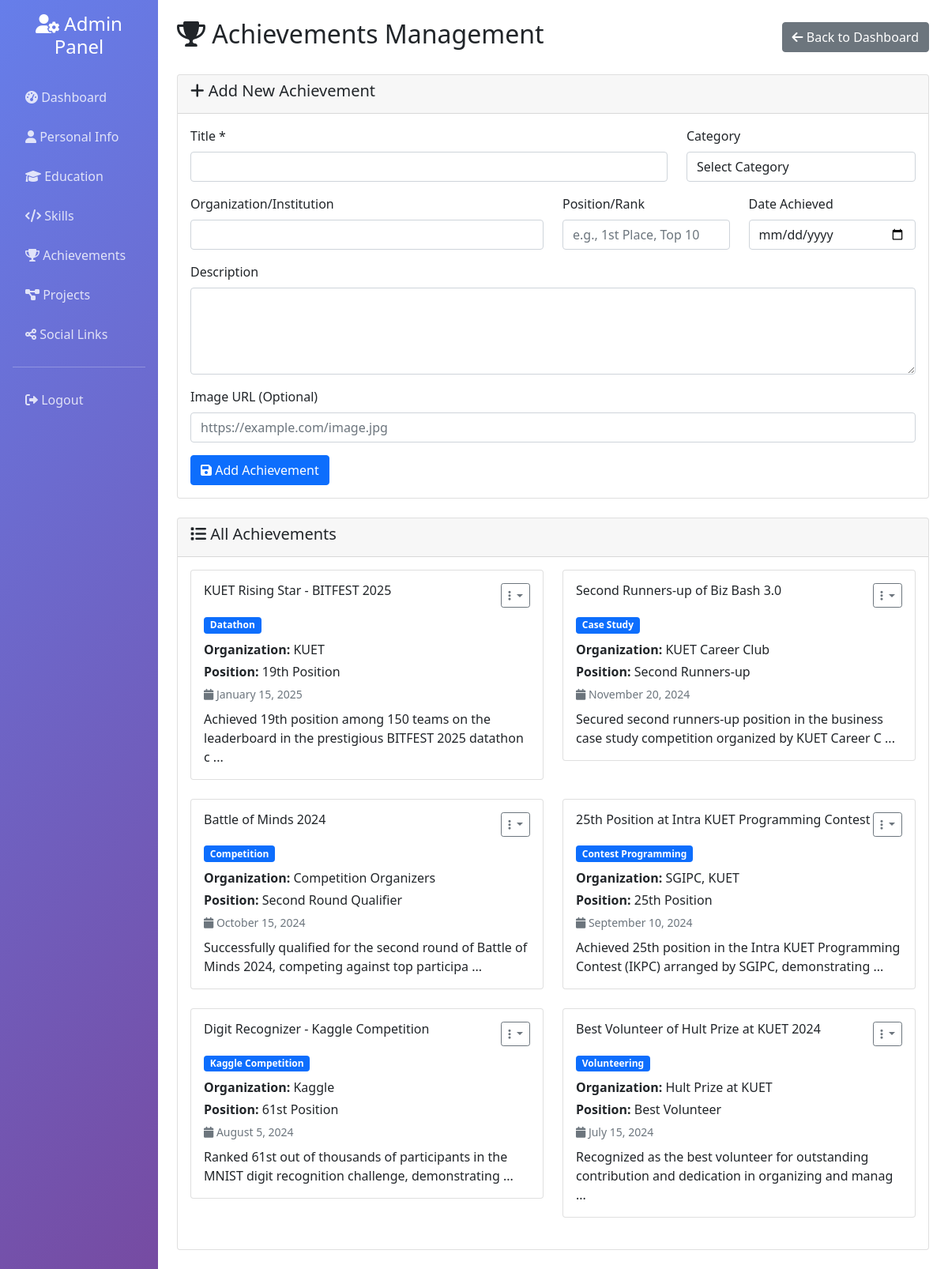
Page /admin/achievements.php (signed in) on the committed database.
### tables this page shows
CREATE TABLE `achievements` (
    `id` int(11) NOT NULL AUTO_INCREMENT,
    `title` varchar(200) NOT NULL,
    `category` varchar(100) DEFAULT NULL,
    `description` text DEFAULT NULL,
    `date_achieved` date DEFAULT NULL,
    `position` varchar(100) DEFAULT NULL,
    `organization` varchar(200) DEFAULT NULL,
    `image` varchar(255) DEFAULT NULL,
    `certificate_url` varchar(255) DEFAULT NULL,
    `featured` tinyint(1) DEFAULT 0,
    `created_at` timestamp NOT NULL DEFAULT CURRENT_TIMESTAMP,
    PRIMARY KEY (`id`)
);

### admin/achievements.php (the view, shortened to what this page needs)
<?php
$database = new Database();
$conn = $database->getConnection();
$stmt = $conn->prepare("SELECT * FROM achievements ORDER BY date_achieved DESC");
$stmt->execute();
$achievements = $stmt->fetchAll(PDO::FETCH_ASSOC);
$edit_record = null;
?>
<!DOCTYPE html>
<html lang="en">
<head>
    <link href="https://cdn.jsdelivr.net/npm/bootstrap@5.1.3/dist/css/bootstrap.min.css" rel="stylesheet">
    <link href="https://cdnjs.cloudflare.com/ajax/libs/font-awesome/6.0.0/css/all.min.css" rel="stylesheet">
</head>
<body>
    <div class="container-fluid">
        <div class="row">
            <div class="col-md-2 sidebar p-3">
                <div class="text-center text-white mb-4">
                    <h4><i class="fas fa-user-cog"></i> Admin Panel</h4>
                </div>
                <nav class="nav flex-column">
                    <a class="nav-link" href="dashboard.php">
                        <i class="fas fa-tachometer-alt"></i> Dashboard
                    </a>
                    <a class="nav-link" href="personal_info.php">
                        <i class="fas fa-user"></i> Personal Info
                    </a>
                    <a class="nav-link" href="education.php">
                        <i class="fas fa-graduation-cap"></i> Education
                    </a>
                    <a class="nav-link" href="skills.php">
                        <i class="fas fa-code"></i> Skills
                    </a>
                    <a class="nav-link active" href="achievements.php">
                        <i class="fas fa-trophy"></i> Achievements
                    </a>
                    <a class="nav-link" href="projects.php">
                        <i class="fas fa-project-diagram"></i> Projects
                    </a>
                    <a class="nav-link" href="social_links.php">
                        <i class="fas fa-share-alt"></i> Social Links
                    </a>
                    <hr class="text-white">
                    <a class="nav-link" href="logout.php">
                        <i class="fas fa-sign-out-alt"></i> Logout
                    </a>
                </nav>
            </div>
            <div class="col-md-10 p-4">
                <div class="d-flex justify-content-between align-items-center mb-4">
                    <h2><i class="fas fa-trophy"></i> Achievements Management</h2>
                    <a href="dashboard.php" class="btn btn-secondary">
                        <i class="fas fa-arrow-left"></i> Back to Dashboard
                    </a>
                </div>
                <div class="card mb-4">
                    <div class="card-header">
                        <h5>
                            <i class="fas fa-plus"></i>
                            <?php echo $edit_record ? 'Edit Achievement' : 'Add New Achievement'; ?>
                        </h5>
                    </div>
                    <div class="card-body">
                        <form method="POST">
                            <div class="row">
                                <div class="col-md-8 mb-3">
                                    <label for="title" class="form-label">Title *</label>
                                    <input type="text" class="form-control" id="title" name="title"
                                        value="<?php echo $edit_record ? $edit_record['title'] : ''; ?>" required>
                                </div>
                                <div class="col-md-4 mb-3">
                                    <label for="category" class="form-label">Category</label>
                                    <select class="form-control" id="category" name="category">
                                        <option value="">Select Category</option>
                                    </select>
                                </div>
                            </div>
                            <div class="row">
                                <div class="col-md-6 mb-3">
                                    <label for="organization" class="form-label">Organization/Institution</label>
                                    <input type="text" class="form-control" id="organization" name="organization"
                                        value="<?php echo $edit_record ? $edit_record['organization'] : ''; ?>">
                                </div>
                                <div class="col-md-3 mb-3">
                                    <label for="position" class="form-label">Position/Rank</label>
                                    <input type="text" class="form-control" id="position" name="position"
                                        value="<?php echo $edit_record ? $edit_record['position'] : ''; ?>"
                                        placeholder="e.g., 1st Place, Top 10">
                                </div>
                                <div class="col-md-3 mb-3">
                                    <label for="date_achieved" class="form-label">Date Achieved</label>
                                    <input type="date" class="form-control" id="date_achieved" name="date_achieved"
                                        value="<?php echo $edit_record ? $edit_record['date_achieved'] : ''; ?>">
                                </div>
                            </div>
                            <div class="mb-3">
                                <label for="description" class="form-label">Description</label>
                                <textarea class="form-control" id="description" name="description" rows="4"><?php echo $edit_record ? $edit_record['description'] : ''; ?></textarea>
                            </div>
                            <div class="mb-3">
                                <label for="image" class="form-label">Image URL (Optional)</label>
                                <input type="url" class="form-control" id="image" name="image"
                                    value="<?php echo $edit_record ? $edit_record['image'] : ''; ?>"
                                    placeholder="https://example.com/image.jpg">
                            </div>
                            <div class="d-flex gap-2">
                                <button type="submit" class="btn btn-primary">
                                    <i class="fas fa-save"></i>
                                    <?php echo $edit_record ? 'Update' : 'Add'; ?> Achievement
                                </button>
                            </div>
                        </form>
                    </div>
                </div>
                <div class="card">
                    <div class="card-header">
                        <h5><i class="fas fa-list"></i> All Achievements</h5>
                    </div>
                    <div class="card-body">
                        <?php if (empty($achievements)): ?>
                            <div class="text-center text-muted py-4">
                                <i class="fas fa-trophy fa-3x mb-3"></i>
                                <p>No achievements found. Add your first achievement above.</p>
                            </div>
                        <?php else: ?>
                            <div class="row">
                                <?php foreach ($achievements as $achievement): ?>
                                    <div class="col-lg-6 mb-4">
                                        <div class="card">
                                            <div class="card-body">
                                                <div class="d-flex justify-content-between align-items-start mb-2">
                                                    <h6 class="card-title mb-0"><?php echo htmlspecialchars($achievement['title']); ?></h6>
                                                    <div class="dropdown">
                                                        <button class="btn btn-sm btn-outline-secondary dropdown-toggle" type="button" data-bs-toggle="dropdown">
                                                            <i class="fas fa-ellipsis-v"></i>
                                                        </button>
                                                    </div>
                                                </div>
                                                <?php if ($achievement['category']): ?>
                                                    <span class="badge bg-primary mb-2"><?php echo htmlspecialchars($achievement['category']); ?></span>
                                                <?php endif; ?>
                                                <?php if ($achievement['organization']): ?>
                                                    <p class="card-text mb-1">
                                                        <strong>Organization:</strong> <?php echo htmlspecialchars($achievement['organization']); ?>
                                                    </p>
                                                <?php endif; ?>
                                                <?php if ($achievement['position']): ?>
                                                    <p class="card-text mb-1">
                                                        <strong>Position:</strong> <?php echo htmlspecialchars($achievement['position']); ?>
                                                    </p>
                                                <?php endif; ?>
                                                <?php if ($achievement['date_achieved']): ?>
                                                    <p class="card-text mb-2">
                                                        <small class="text-muted">
                                                            <i class="fas fa-calendar"></i>
                                                            <?php echo date('F j, Y', strtotime($achievement['date_achieved'])); ?>
                                                        </small>
                                                    </p>
                                                <?php endif; ?>
                                                <?php if ($achievement['description']): ?>
                                                    <p class="card-text">
                                                        <?php echo htmlspecialchars(substr($achievement['description'], 0, 100)); ?>
                                                        <?php if (strlen($achievement['description']) > 100): ?>...<?php endif; ?>
                                                    </p>
                                                <?php endif; ?>
                                            </div>
                                        </div>
                                    </div>
                                <?php endforeach; ?>
                            </div>
                        <?php endif; ?>
                    </div>
                </div>
            </div>
        </div>
    </div>
</body>
</html>

### admin/achievements.php (style rules this page uses)
.sidebar { min-height: 100vh; background: linear-gradient(135deg, #667eea 0%, #764ba2 100%); }
.sidebar .nav-link { color: rgba(255, 255, 255, 0.8); border-radius: 10px; margin: 5px 0; }

### rows in the picture
achievements: title "KUET Rising Star - BITFEST 2025", category "Datathon", organization "KUET", position "19th Position", date_achieved "January 15, 2025", description "Achieved 19th position among 150 teams on the leaderboard in the prestigious BITFEST 2025 datathon c"
achievements: title "Second Runners-up of Biz Bash 3.0", category "Case Study", organization "KUET Career Club", position "Second Runners-up", date_achieved "November 20, 2024", description "Secured second runners-up position in the business case study competition organized by KUET Career C"
achievements: title "Battle of Minds 2024", category "Competition", organization "Competition Organizers", position "Second Round Qualifier", date_achieved "October 15, 2024", description "Successfully qualified for the second round of Battle of Minds 2024, competing against top participa"
achievements: title "25th Position at Intra KUET Programming Contest", category "Contest Programming", organization "SGIPC, KUET", position "25th Position", date_achieved "September 10, 2024", description "Achieved 25th position in the Intra KUET Programming Contest (IKPC) arranged by SGIPC, demonstrating"
achievements: title "Digit Recognizer - Kaggle Competition", category "Kaggle Competition", organization "Kaggle", position "61st Position", date_achieved "August 5, 2024", description "Ranked 61st out of thousands of participants in the MNIST digit recognition challenge, demonstrating"
achievements: title "Best Volunteer of Hult Prize at KUET 2024", category "Volunteering", organization "Hult Prize at KUET", position "Best Volunteer", date_achieved "July 15, 2024", description "Recognized as the best volunteer for outstanding contribution and dedication in organizing and manag"
